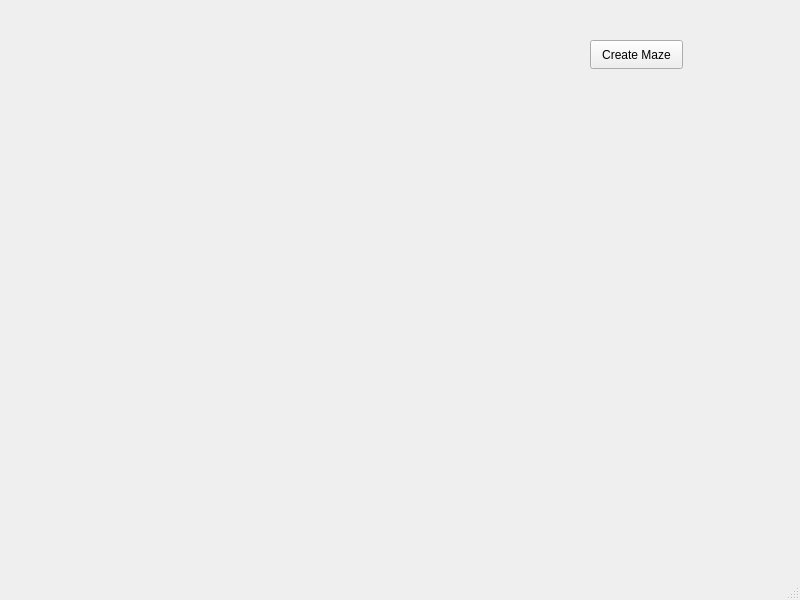
<?xml version="1.0" encoding="UTF-8"?>
<ui version="4.0">
 <class>MainWindow</class>
 <widget class="QMainWindow" name="MainWindow">
  <property name="geometry">
   <rect>
    <x>0</x>
    <y>0</y>
    <width>800</width>
    <height>600</height>
   </rect>
  </property>
  <property name="windowTitle">
   <string>MainWindow</string>
  </property>
  <widget class="QWidget" name="centralwidget">
   <widget class="QPushButton" name="createBtn">
    <property name="geometry">
     <rect>
      <x>590</x>
      <y>40</y>
      <width>93</width>
      <height>29</height>
     </rect>
    </property>
    <property name="text">
     <string>Create Maze</string>
    </property>
   </widget>
  </widget>
  <widget class="QMenuBar" name="menubar">
   <property name="geometry">
    <rect>
     <x>0</x>
     <y>0</y>
     <width>800</width>
     <height>26</height>
    </rect>
   </property>
  </widget>
  <widget class="QStatusBar" name="statusbar"/>
 </widget>
 <resources/>
 <connections/>
</ui>
